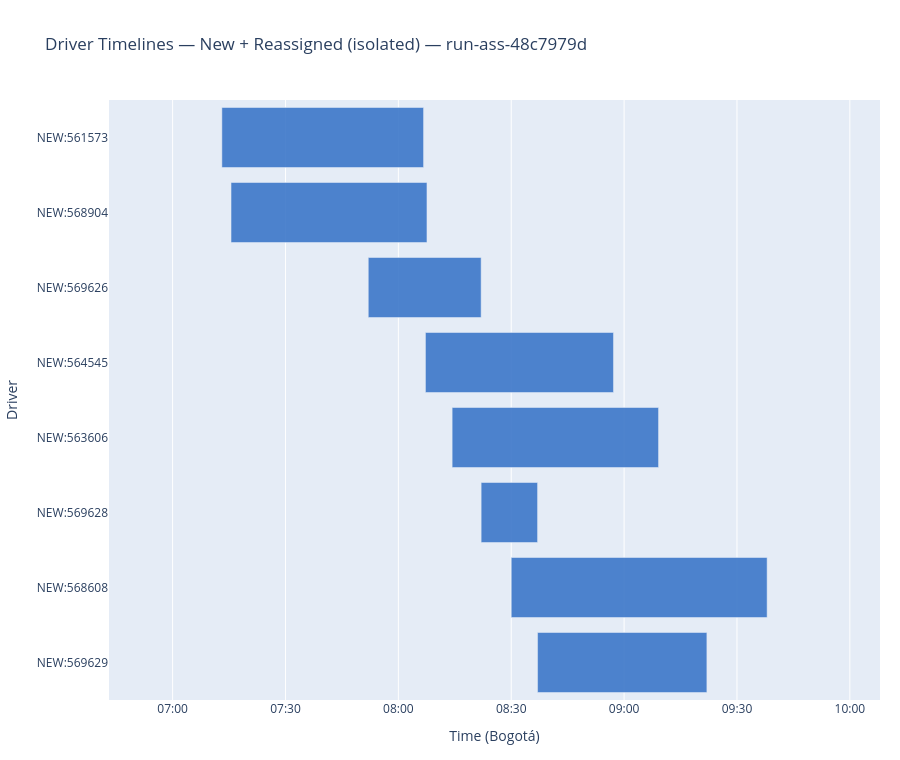

The code cell stored with this chart in its notebook:
### Markdown cell above
---
## Gantt 2 — New and Reassigned Labors (Isolated)
_Each labor shown on its own virtual driver row — no move context._

### Code cell
_changed_rows = [
    r for r in rows_after if r["origin"] in ("new", "reassigned")
]

if _changed_rows:
    _virtual_rows = []
    for r in sorted(_changed_rows, key=lambda x: (x["actual_start"] or datetime.min)):
        _vrow = dict(r)
        _vrow["driver_id"]               = f"{r['origin'].upper()}:{r['labor_id']}"
        _vrow["driver_move_distance_km"]  = 0.0
        _virtual_rows.append(_vrow)

    _virtual_segs = reconstruct_timeline(_virtual_rows, ALFRED_SPEED_KMH)
    _vt_segs      = [s for s in _virtual_segs if s["segment_type"] == "VEHICLE_TRANSPORTATION"]
    _virtual_drv  = [r["driver_id"] for r in _virtual_rows]

    build_gantt_figure(
        _vt_segs, _virtual_drv,
        f"New + Reassigned (isolated) — {RUN_DIR.name}",
    ).show()
else:
    print("[info] No new or reassigned labors found.")

### Figure 1 — Plotly figure (JSON) as saved in the notebook; plotly's stock layout.template omitted (floating-point values rounded to 4 significant figures)
{"data": [{"base": ["2026-04-17T07:13:05.340000", "2026-04-17T07:15:31.320000", "2026-04-17T07:52:00", "2026-04-17T08:07:12", "2026-04-17T08:14:17.520000", "2026-04-17T08:22:00", "2026-04-17T08:30:00", "2026-04-17T08:37:00"], "hoverinfo": "text", "hovertext": ["<b>Service (labor)</b><br>Driver: NEW:561573<br>Labor: 561573<br>Service: 455851<br>Start: 07:13<br>End:   08:06<br>Duration: 53.6 min<br>Distance: 4.79 km", "<b>Service (labor)</b><br>Driver: NEW:568904<br>Labor: 568904<br>Service: 462897<br>Start: 07:15<br>End:   08:07<br>Duration: 52.1 min<br>Distance: 3.89 km", "<b>Service (labor)</b><br>Driver: NEW:569626<br>Labor: 569626<br>Service: 463591<br>Start: 07:52<br>End:   08:22<br>Duration: 30.0 min", "<b>Service (labor)</b><br>Driver: NEW:564545<br>Labor: 564545<br>Service: 458680<br>Start: 08:07<br>End:   08:57<br>Duration: 50.0 min<br>Distance: 3.36 km", "<b>Service (labor)</b><br>Driver: NEW:563606<br>Labor: 563606<br>Service: 457770<br>Start: 08:14<br>End:   09:09<br>Duration: 54.9 min<br>Distance: 7.01 km", "<b>Service (labor)</b><br>Driver: NEW:569628<br>Labor: 569628<br>Service: 463591<br>Start: 08:22<br>End:   08:37<br>Duration: 15.0 min", "<b>Service (labor)</b><br>Driver: NEW:568608<br>Labor: 568608<br>Service: 462616<br>Start: 08:30<br>End:   09:38<br>Duration: 68.0 min<br>Distance: 18.06 km", "<b>Service (labor)</b><br>Driver: NEW:569629<br>Labor: 569629<br>Service: 463591<br>Start: 08:37<br>End:   09:22<br>Duration: 45.0 min"], "legendgroup": "VEHICLE_TRANSPORTATION", "marker": {"color": "rgba(55,  115, 200, 0.88)"}, "name": "Service (labor)", "orientation": "h", "type": "bar", "x": [3216500, 3124700, 1800000, 2998500, 3291700, 900000, 4080900, 2700000], "y": ["NEW:561573", "NEW:568904", "NEW:569626", "NEW:564545", "NEW:563606", "NEW:569628", "NEW:568608", "NEW:569629"]}], "layout": {"barmode": "overlay", "height": 760, "hovermode": "closest", "legend": {"orientation": "h", "x": 0.5, "xanchor": "center", "y": 1.06, "yanchor": "bottom"}, "margin": {"b": 60, "l": 80, "r": 20, "t": 100}, "title": {"text": "Driver Timelines — New + Reassigned (isolated) — run-ass-48c7979d"}, "xaxis": {"range": ["2026-04-17T06:43:05.340000", "2026-04-17T10:08:00.900000"], "tickformat": "%H:%M", "title": {"text": "Time (Bogotá)"}, "type": "date"}, "yaxis": {"categoryarray": ["NEW:569629", "NEW:568608", "NEW:569628", "NEW:563606", "NEW:564545", "NEW:569626", "NEW:568904", "NEW:561573"], "categoryorder": "array", "title": {"text": "Driver"}}}}
